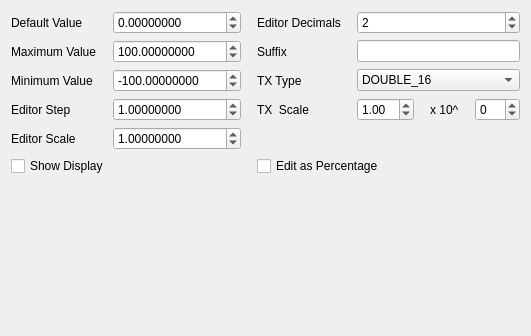
                 <widget class="QWidget" name="page">
                  <layout class="QVBoxLayout" name="verticalLayout_4">
                   <item>
                    <layout class="QGridLayout" name="gridLayout_2" columnstretch="0,1,0,1,0,0">
                     <property name="horizontalSpacing">
                      <number>16</number>
                     </property>
                     <item row="0" column="2">
                      <widget class="QLabel" name="label_27">
                       <property name="text">
                        <string>Editor Decimals</string>
                       </property>
                      </widget>
                     </item>
                     <item row="1" column="1">
                      <widget class="QDoubleSpinBox" name="doubleMaxBox">
                       <property name="decimals">
                        <number>8</number>
                       </property>
                       <property name="minimum">
                        <double>-100000000000.000000000000000</double>
                       </property>
                       <property name="maximum">
                        <double>100000000000.000000000000000</double>
                       </property>
                       <property name="value">
                        <double>100.000000000000000</double>
                       </property>
                      </widget>
                     </item>
                     <item row="0" column="0">
                      <widget class="QLabel" name="label_6">
                       <property name="text">
                        <string>Default Value</string>
                       </property>
                      </widget>
                     </item>
                     <item row="1" column="0">
                      <widget class="QLabel" name="label_7">
                       <property name="text">
                        <string>Maximum Value</string>
                       </property>
                      </widget>
                     </item>
                     <item row="0" column="1">
                      <widget class="QDoubleSpinBox" name="doubleValBox">
                       <property name="decimals">
                        <number>8</number>
                       </property>
                       <property name="minimum">
                        <double>-10000000000.000000000000000</double>
                       </property>
                       <property name="maximum">
                        <double>10000000000.000000000000000</double>
                       </property>
                       <property name="value">
                        <double>0.000000000000000</double>
                       </property>
                      </widget>
                     </item>
                     <item row="2" column="3" colspan="3">
                      <widget class="QComboBox" name="doubleTxTypeBox">
                       <property name="currentIndex">
                        <number>0</number>
                       </property>
                       <item>
                        <property name="text">
                         <string>DOUBLE_16</string>
                        </property>
                       </item>
                       <item>
                        <property name="text">
                         <string>DOUBLE_32</string>
                        </property>
                       </item>
                       <item>
                        <property name="text">
                         <string>DOUBLE_32_AUTO</string>
                        </property>
                       </item>
                      </widget>
                     </item>
                     <item row="2" column="1">
                      <widget class="QDoubleSpinBox" name="doubleMinBox">
                       <property name="decimals">
                        <number>8</number>
                       </property>
                       <property name="minimum">
                        <double>-100000000000.000000000000000</double>
                       </property>
                       <property name="maximum">
                        <double>100000000000.000000000000000</double>
                       </property>
                       <property name="value">
                        <double>-100.000000000000000</double>
                       </property>
                      </widget>
                     </item>
                     <item row="1" column="3" colspan="3">
                      <widget class="QLineEdit" name="doubleSuffixEdit"/>
                     </item>
                     <item row="3" column="3">
                      <widget class="QDoubleSpinBox" name="doubleTxScaleBaseBox">
                       <property name="value">
                        <double>1.000000000000000</double>
                       </property>
                      </widget>
                     </item>
                     <item row="4" column="0">
                      <widget class="QLabel" name="label_10">
                       <property name="text">
                        <string>Editor Scale</string>
                       </property>
                      </widget>
                     </item>
                     <item row="2" column="2">
                      <widget class="QLabel" name="label_12">
                       <property name="text">
                        <string>TX Type</string>
                       </property>
                      </widget>
                     </item>
                     <item row="3" column="2">
                      <widget class="QLabel" name="doubleTxScaleLabel">
                       <property name="text">
                        <string>TX  Scale</string>
                       </property>
                      </widget>
                     </item>
                     <item row="3" column="4">
                      <widget class="QLabel" name="doubleTxScaleExpLabel">
                       <property name="sizePolicy">
                        <sizepolicy hsizetype="Fixed" vsizetype="Preferred">
                         <horstretch>0</horstretch>
                         <verstretch>0</verstretch>
                        </sizepolicy>
                       </property>
                       <property name="text">
                        <string>x 10^</string>
                       </property>
                      </widget>
                     </item>
                     <item row="3" column="5">
                      <widget class="QDoubleSpinBox" name="doubleTxScaleExpBox">
                       <property name="decimals">
                        <number>0</number>
                       </property>
                       <property name="minimum">
                        <double>-99.000000000000000</double>
                       </property>
                       <property name="maximum">
                        <double>99.000000000000000</double>
                       </property>
                      </widget>
                     </item>
                     <item row="3" column="0">
                      <widget class="QLabel" name="label_9">
                       <property name="text">
                        <string>Editor Step</string>
                       </property>
                      </widget>
                     </item>
                     <item row="2" column="0">
                      <widget class="QLabel" name="label_8">
                       <property name="text">
                        <string>Minimum Value</string>
                       </property>
                      </widget>
                     </item>
                     <item row="1" column="2">
                      <widget class="QLabel" name="label_11">
                       <property name="text">
                        <string>Suffix</string>
                       </property>
                      </widget>
                     </item>
                     <item row="4" column="1">
                      <widget class="QDoubleSpinBox" name="doubleEditorScaleBox">
                       <property name="decimals">
                        <number>8</number>
                       </property>
                       <property name="maximum">
                        <double>100000000.000000000000000</double>
                       </property>
                       <property name="value">
                        <double>1.000000000000000</double>
                       </property>
                      </widget>
                     </item>
                     <item row="5" column="2" colspan="4">
                      <widget class="QCheckBox" name="doubleEditPercentageBox">
                       <property name="text">
                        <string>Edit as Percentage</string>
                       </property>
                      </widget>
                     </item>
                     <item row="3" column="1">
                      <widget class="QDoubleSpinBox" name="doubleStep">
                       <property name="decimals">
                        <number>8</number>
                       </property>
                       <property name="maximum">
                        <double>100000000.000000000000000</double>
                       </property>
                       <property name="value">
                        <double>1.000000000000000</double>
                       </property>
                      </widget>
                     </item>
                     <item row="5" column="0" colspan="2">
                      <widget class="QCheckBox" name="doubleShowDisplayBox">
                       <property name="text">
                        <string>Show Display</string>
                       </property>
                      </widget>
                     </item>
                     <item row="0" column="3" colspan="3">
                      <widget class="QSpinBox" name="doubleDecimalsBox">
                       <property name="maximum">
                        <number>10</number>
                       </property>
                       <property name="value">
                        <number>2</number>
                       </property>
                      </widget>
                     </item>
                    </layout>
                   </item>
                   <item>
                    <spacer name="verticalSpacer">
                     <property name="orientation">
                      <enum>Qt::Vertical</enum>
                     </property>
                     <property name="sizeHint" stdset="0">
                      <size>
                       <width>20</width>
                       <height>149</height>
                      </size>
                     </property>
                    </spacer>
                   </item>
                  </layout>
                 </widget>
